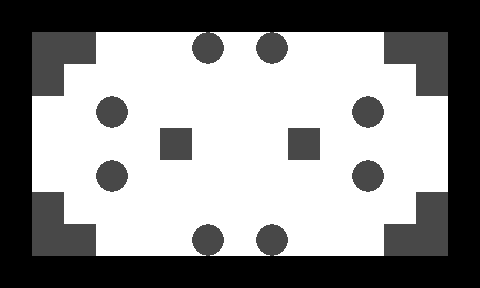

Below is a game level as drawn by its tile map, then a one-line description and the .tmx file that defines it, in full:
An orthogonal 15x9 tile map with 32x32 px tiles, 2 tile layers (1, 2).

<map version="1.0" orientation="orthogonal" width="15" height="9" tilewidth="32" tileheight="32">
 <tileset firstgid="1" name="n_tiles1" tilewidth="32" tileheight="32">
  <image source="../../images/map/common/n_tiles1.png" width="128" height="64" />
 </tileset>
 <layer name="1" width="15" height="9">
  <data encoding="csv">
1,1,1,1,1,1,1,1,1,1,1,1,1,1,1,
1,1,1,1,1,1,1,1,1,1,1,1,1,1,1,
1,1,1,1,1,1,1,1,1,1,1,1,1,1,1,
1,1,1,1,1,1,1,1,1,1,1,1,1,1,1,
1,1,1,1,1,1,1,1,1,1,1,1,1,1,1,
1,1,1,1,1,1,1,1,1,1,1,1,1,1,1,
1,1,1,1,1,1,1,1,1,1,1,1,1,1,1,
1,1,1,1,1,1,1,1,1,1,1,1,1,1,1,
1,1,1,1,1,1,1,1,1,1,1,1,1,1,1
</data>
 </layer>
 <layer name="2" width="15" height="9">
  <data encoding="csv">
2,2,2,2,2,2,2,2,2,2,2,2,2,2,2,
2,4,4,0,0,0,3,0,3,0,0,0,4,4,2,
2,4,0,0,0,0,0,0,0,0,0,0,0,4,2,
2,0,0,3,0,0,0,0,0,0,0,3,0,0,2,
2,0,0,0,0,4,0,0,0,4,0,0,0,0,2,
2,0,0,3,0,0,0,0,0,0,0,3,0,0,2,
2,4,0,0,0,0,0,0,0,0,0,0,0,4,2,
2,4,4,0,0,0,3,0,3,0,0,0,4,4,2,
2,2,2,2,2,2,2,2,2,2,2,2,2,2,2
</data>
 </layer>
</map>
